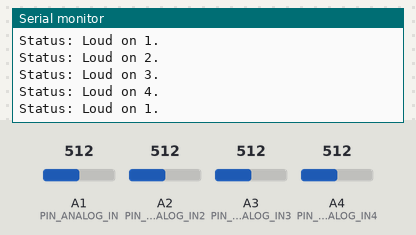
Recording of a sketch running on a simulated Arduino Pro Mini, built with avr-gcc and run on an emulated ATmega328P. On the bench: the last lines printed to the serial monitor. Inputs (shaded band) come from the test bench; at power-on: A1 (PIN_ANALOG_IN) = 512, A2 (PIN_ANALOG_IN2) = 512, A3 (PIN_ANALOG_IN3) = 512, A4 (PIN_ANALOG_IN4) = 512.

Above: at 2.1 s.
2.2 s: A1 (PIN_ANALOG_IN) set to 32
At 2.41 s:
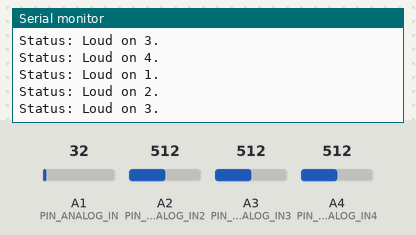
4.0 s: A1 (PIN_ANALOG_IN) set to 28
At 5.6 s:
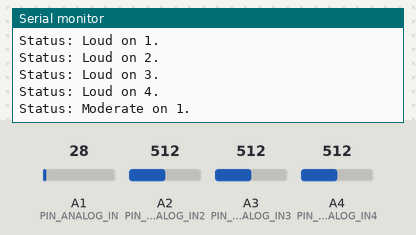
Timing chart, 0 to 7.1 s (numbered marks = the images above; inputs shaded):
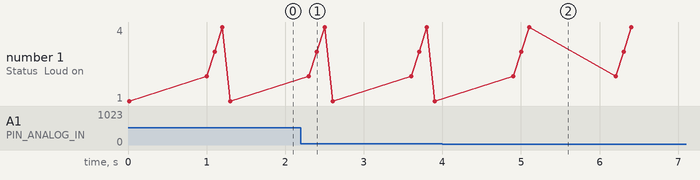

The sketch:

sound_detector_code.ino
```cpp
// (licence header left out)
 // Define hardware connections
#define PIN_GATE_IN 4
#define PINE_GATE_IN2 5
#define PIN_ANALOG_IN A1
#define PIN_ANALOG_IN2 A2
#define PIN_GATE_IN3 6
#define PINE_GATE_IN4 7
#define PIN_ANALOG_IN3 A3
#define PIN_ANALOG_IN4 A4

void setup()
{
  Serial.begin(9600);
  // Display status
  Serial.println("Initialized");
}

void loop()
{
  check1();
  check2();
  check3();
  check4();
}

void check1()
{
  int value;

  // Check the envelope input
  value = analogRead(PIN_ANALOG_IN);

  // Convert envelope value into a message
  Serial.print("Status: ");
  if(value <= 10)
  {
    Serial.println("Quiet on 1.");
  }
  else if( (value > 10) && ( value <= 30) )
  {
    Serial.println("Moderate on 1.");
  }
  else if(value > 30)
  {
    Serial.println("Loud on 1.");
  }

  // pause for 1 second
  delay(1000);
}
void check2()
{
  int value;

  // Check the envelope input
  value = analogRead(PIN_ANALOG_IN2);

  // Convert envelope value into a message
  Serial.print("Status: ");
  if(value <= 10)
  {
    Serial.println("Quiet on 2.");
  }
  else if( (value > 10) && ( value <= 30) )
  {
    Serial.println("Moderate on 2.");
  }
  else if(value > 30)
  {
    Serial.println("Loud on 2.");
  }

  // pause for 1 second
  delay(100);
}
void check3()
{
  int value;

  // Check the envelope input
  value = analogRead(PIN_ANALOG_IN3);

  // Convert envelope value into a message
  Serial.print("Status: ");
  if(value <= 10)
  {
    Serial.println("Quiet on 3.");
  }
  else if( (value > 10) && ( value <= 30) )
  {
    Serial.println("Moderate on 3.");
  }
  else if(value > 30)
  {
    Serial.println("Loud on 3.");
  }

  // pause for 1 second
  delay(100);
}
void check4()
{
  int value;

  // Check the envelope input
  value = analogRead(PIN_ANALOG_IN4);

  // Convert envelope value into a message
  Serial.print("Status: ");
  if(value <= 10)
  {
    Serial.println("Quiet on 4.");
  }
  else if( (value > 10) && ( value <= 30) )
  {
    Serial.println("Moderate on 4.");
  }
  else if(value > 30)
  {
    Serial.println("Loud on 4.");
  }

  // pause for 1 second
  delay(100);
}
```

Measured:
- the behaviour switches between 31 and 30 on A1 (PIN_ANALOG_IN) (found by bisection; images 1 and 2)
- after the input at 4.0 s, the serial monitor: prints a new line after 1.2 s (image 2)
